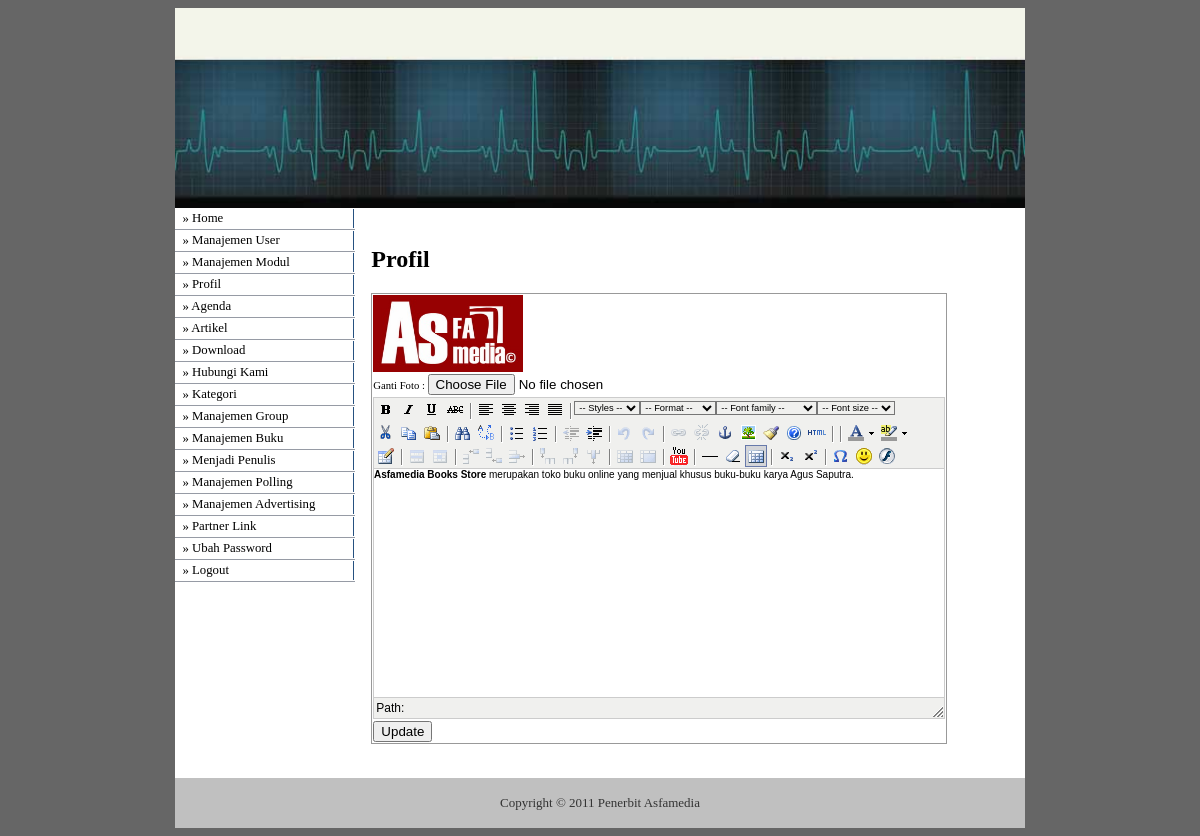
The page /asfaadmin/master.php?module=profil (signed in) on the database its author committed.
### tables this page shows
CREATE TABLE IF NOT EXISTS `tmodule` (
  `IdModule` int(11) NOT NULL auto_increment,
  `ModuleName` varchar(50) NOT NULL,
  `Link` varchar(100) NOT NULL,
  `Publish` enum('Y','N') NOT NULL,
  `Status` enum('User','Administrator') NOT NULL,
  `Active` enum('Y','N') NOT NULL,
  `Sort` int(11) NOT NULL,
  `Seo_Link` varchar(50) NOT NULL,
  PRIMARY KEY  (`IdModule`)
);

CREATE TABLE IF NOT EXISTS `tprofile` (
  `IdProfile` int(11) NOT NULL auto_increment,
  `Content` text NOT NULL,
  `Image` text NOT NULL,
  `UserId` varchar(50) NOT NULL,
  `Time` datetime NOT NULL,
  PRIMARY KEY  (`IdProfile`)
);

### asfaadmin/menu.php (the view, shortened to what this page needs)
<?php
if ($_SESSION[Level] == 'administrator'){
	$sql = mysql_query("select * from tmodule where Active='Y' order by Sort");
}
else{
	$sql = mysql_query("select * from tmodule where Status='user' and Active='Y' order by Sort");
}
while ($m = mysql_fetch_array($sql)){
	echo "<li><a href='$m[Link]'>&#187; $m[ModuleName]</a></li>";
}
?>

### asfaadmin/modul/mod_profil/profil.php
<?php
switch($_GET[act]){
	default:
	$sql  = mysql_query("SELECT * FROM tprofile WHERE IdProfile='1'");
	$r    = mysql_fetch_array($sql);
	$asfa = mysql_fetch_array(mysql_query("SELECT nama_asfa FROM tuser WHERE Username = '$_SESSION[Username]'"));
    echo "<h2>Profil</h2>
			<form method=POST enctype='multipart/form-data' action=modul/mod_profil/aksi_profil.php>
			<table id=tablekonten> <input type='hidden' name='UserId' value='$asfa[nama_asfa]'>
				<tr><td><img src='../gambar/profiles/$r[Image]' width='150'></td></tr>
				<tr><td>Ganti Foto : <input type=file size=30 name=fupload></td></tr>
				<tr><td><textarea name='Content' style='width: 570px; height: 320px;'>$r[Content]</textarea></td></tr>
				<tr><td><input type=submit value=Update></td></tr>
			</table></form>";
	break;
}
?>

### css/adminstyle.css (style rules this page uses)
body { font-family: Tahoma; text-align: center; background: #666666; }
#menu li { border-bottom: 1px solid #969BA5; margin: 0; padding: 1px; font-size: 80%; vertical-align: bottom; }
#menu a:link, #menu a:visited { display: block; padding: 2px 5px 2px 0.5em; border-right: 1px solid #265180; background-color: #FFFFFF; color: #000000; text-decoration: none; }
#tablekonten { font-family: Tahoma; font-size: 8pt; border-width: 1px; border-style: solid; border-color: #999999; border-collapse: collapse; margin: 10px 0px; }

### tinymcpuk/themes/advanced/css/editor_content.css (style rules this page uses)
body, td, pre { font-family: Verdana, Arial, Helvetica, sans-serif; font-size: 10px; }
body { background-color: #FFFFFF; }

### rows shown on the page
tmodule: ModuleName "Manajemen User"
tmodule: ModuleName "Manajemen Modul"
tmodule: ModuleName "Profil"
tmodule: ModuleName "Agenda"
tmodule: ModuleName "Artikel"
tmodule: ModuleName "Download"
tmodule: ModuleName "Hubungi Kami"
tmodule: ModuleName "Kategori"
tmodule: ModuleName "Manajemen Group"
tmodule: ModuleName "Manajemen Buku"
tmodule: ModuleName "Menjadi Penulis"
tmodule: ModuleName "Manajemen Polling"
tmodule: ModuleName "Manajemen Advertising"
tmodule: ModuleName "Partner Link"
tprofile: Image (picture)
